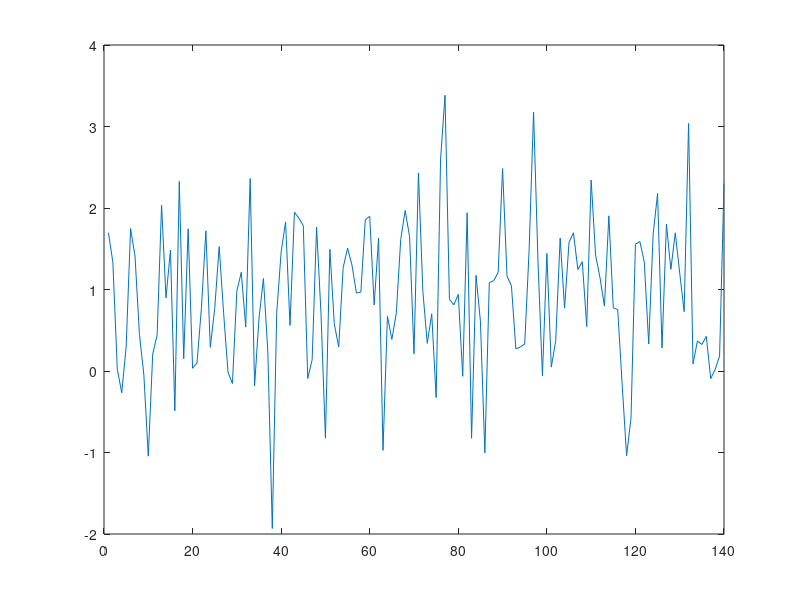

MATLAB code to generate this figure:

clear all; close all; clc;

r = normrnd(1,3,[1 100]);
plot(r)

r = normrnd(2,1,[1 140]);
plot(r)

r = normrnd(1,1,[1 140]);
plot(r)

%AL comment

% aggiungo frase
% Frase di Marcello

S = normrnd(1,1,[1 140]);
plot(S)

% ciao
